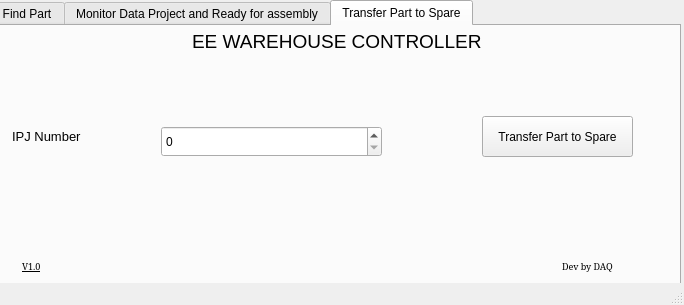
<?xml version="1.0" encoding="UTF-8"?>
<ui version="4.0">
 <class>Engineer_Output</class>
 <widget class="QMainWindow" name="Engineer_Output">
  <property name="geometry">
   <rect>
    <x>0</x>
    <y>0</y>
    <width>684</width>
    <height>305</height>
   </rect>
  </property>
  <property name="windowTitle">
   <string>Engineer_Output</string>
  </property>
  <widget class="QWidget" name="centralwidget">
   <widget class="QTabWidget" name="tabWidget">
    <property name="geometry">
     <rect>
      <x>-10</x>
      <y>0</y>
      <width>691</width>
      <height>301</height>
     </rect>
    </property>
    <property name="currentIndex">
     <number>2</number>
    </property>
    <widget class="QWidget" name="FindPart">
     <attribute name="title">
      <string>Find Part</string>
     </attribute>
     <widget class="QLabel" name="Module_BH_output">
      <property name="geometry">
       <rect>
        <x>20</x>
        <y>70</y>
        <width>71</width>
        <height>41</height>
       </rect>
      </property>
      <property name="font">
       <font>
        <pointsize>10</pointsize>
       </font>
      </property>
      <property name="text">
       <string>Module</string>
      </property>
     </widget>
     <widget class="QLabel" name="label">
      <property name="geometry">
       <rect>
        <x>200</x>
        <y>0</y>
        <width>321</width>
        <height>31</height>
       </rect>
      </property>
      <property name="font">
       <font>
        <pointsize>14</pointsize>
       </font>
      </property>
      <property name="text">
       <string>EE WAREHOUSE CONTROLLER</string>
      </property>
     </widget>
     <widget class="QSpinBox" name="IPJ_Note_Output">
      <property name="geometry">
       <rect>
        <x>120</x>
        <y>180</y>
        <width>221</width>
        <height>31</height>
       </rect>
      </property>
      <property name="maximum">
       <number>999999999</number>
      </property>
      <property name="value">
       <number>0</number>
      </property>
     </widget>
     <widget class="QSpinBox" name="Quantity_SpinBox_Output">
      <property name="geometry">
       <rect>
        <x>120</x>
        <y>130</y>
        <width>221</width>
        <height>31</height>
       </rect>
      </property>
     </widget>
     <widget class="QPushButton" name="Enter_page3_findproduct">
      <property name="geometry">
       <rect>
        <x>440</x>
        <y>90</y>
        <width>131</width>
        <height>41</height>
       </rect>
      </property>
      <property name="text">
       <string>Find Product</string>
      </property>
     </widget>
     <widget class="QTextEdit" name="Module_TextEdit_Output">
      <property name="geometry">
       <rect>
        <x>120</x>
        <y>80</y>
        <width>221</width>
        <height>31</height>
       </rect>
      </property>
     </widget>
     <widget class="QLabel" name="Quantity_BH_output">
      <property name="geometry">
       <rect>
        <x>20</x>
        <y>120</y>
        <width>71</width>
        <height>41</height>
       </rect>
      </property>
      <property name="font">
       <font>
        <pointsize>10</pointsize>
       </font>
      </property>
      <property name="text">
       <string>Quantity</string>
      </property>
     </widget>
     <widget class="QLabel" name="Project_IPJ_Output">
      <property name="geometry">
       <rect>
        <x>20</x>
        <y>170</y>
        <width>81</width>
        <height>41</height>
       </rect>
      </property>
      <property name="font">
       <font>
        <pointsize>10</pointsize>
       </font>
      </property>
      <property name="text">
       <string>Project IPJ</string>
      </property>
     </widget>
     <widget class="QLabel" name="Question_Label">
      <property name="geometry">
       <rect>
        <x>20</x>
        <y>30</y>
        <width>161</width>
        <height>41</height>
       </rect>
      </property>
      <property name="font">
       <font>
        <pointsize>10</pointsize>
       </font>
      </property>
      <property name="text">
       <string>What do you want to find ?</string>
      </property>
     </widget>
     <widget class="QPushButton" name="Enter_page3_findproduct_spare">
      <property name="geometry">
       <rect>
        <x>440</x>
        <y>170</y>
        <width>131</width>
        <height>41</height>
       </rect>
      </property>
      <property name="text">
       <string>Find Product Spare</string>
      </property>
     </widget>
     <widget class="QPushButton" name="Back_Button_3">
      <property name="geometry">
       <rect>
        <x>20</x>
        <y>0</y>
        <width>101</width>
        <height>31</height>
       </rect>
      </property>
      <property name="text">
       <string>BACK</string>
      </property>
     </widget>
     <widget class="QLabel" name="label_11">
      <property name="geometry">
       <rect>
        <x>30</x>
        <y>220</y>
        <width>47</width>
        <height>41</height>
       </rect>
      </property>
      <property name="font">
       <font>
        <family>SimSun</family>
        <pointsize>7</pointsize>
        <underline>true</underline>
       </font>
      </property>
      <property name="text">
       <string>V1.0</string>
      </property>
     </widget>
     <widget class="QLabel" name="label_12">
      <property name="geometry">
       <rect>
        <x>570</x>
        <y>230</y>
        <width>81</width>
        <height>20</height>
       </rect>
      </property>
      <property name="font">
       <font>
        <family>SimSun</family>
        <pointsize>7</pointsize>
       </font>
      </property>
      <property name="text">
       <string>Dev by DAQ</string>
      </property>
     </widget>
    </widget>
    <widget class="QWidget" name="MonitorDataProject">
     <attribute name="title">
      <string>Monitor Data Project and Ready for assembly</string>
     </attribute>
     <widget class="QLabel" name="label_2">
      <property name="geometry">
       <rect>
        <x>200</x>
        <y>0</y>
        <width>321</width>
        <height>31</height>
       </rect>
      </property>
      <property name="font">
       <font>
        <pointsize>14</pointsize>
       </font>
      </property>
      <property name="text">
       <string>EE WAREHOUSE CONTROLLER</string>
      </property>
     </widget>
     <widget class="QLabel" name="Project_IPJ_Monitor">
      <property name="geometry">
       <rect>
        <x>20</x>
        <y>70</y>
        <width>111</width>
        <height>41</height>
       </rect>
      </property>
      <property name="font">
       <font>
        <pointsize>10</pointsize>
       </font>
      </property>
      <property name="text">
       <string>IPJ Number</string>
      </property>
     </widget>
     <widget class="QSpinBox" name="IPJ_Note_Monitor">
      <property name="geometry">
       <rect>
        <x>180</x>
        <y>80</y>
        <width>221</width>
        <height>31</height>
       </rect>
      </property>
      <property name="maximum">
       <number>999999999</number>
      </property>
     </widget>
     <widget class="QPushButton" name="Enter_page3_monitordata">
      <property name="geometry">
       <rect>
        <x>450</x>
        <y>70</y>
        <width>131</width>
        <height>41</height>
       </rect>
      </property>
      <property name="text">
       <string>Export Data</string>
      </property>
     </widget>
     <widget class="QPushButton" name="Enter_page3_get_all_part">
      <property name="geometry">
       <rect>
        <x>210</x>
        <y>180</y>
        <width>271</width>
        <height>61</height>
       </rect>
      </property>
      <property name="font">
       <font>
        <pointsize>10</pointsize>
        <weight>75</weight>
        <bold>true</bold>
       </font>
      </property>
      <property name="text">
       <string>Get All Parts to assemble</string>
      </property>
     </widget>
     <widget class="QLabel" name="label_13">
      <property name="geometry">
       <rect>
        <x>570</x>
        <y>230</y>
        <width>81</width>
        <height>20</height>
       </rect>
      </property>
      <property name="font">
       <font>
        <family>SimSun</family>
        <pointsize>7</pointsize>
       </font>
      </property>
      <property name="text">
       <string>Dev by DAQ</string>
      </property>
     </widget>
     <widget class="QLabel" name="label_14">
      <property name="geometry">
       <rect>
        <x>30</x>
        <y>220</y>
        <width>47</width>
        <height>41</height>
       </rect>
      </property>
      <property name="font">
       <font>
        <family>SimSun</family>
        <pointsize>7</pointsize>
        <underline>true</underline>
       </font>
      </property>
      <property name="text">
       <string>V1.0</string>
      </property>
     </widget>
    </widget>
    <widget class="QWidget" name="TransferParttoSpare">
     <attribute name="title">
      <string>Transfer Part to Spare</string>
     </attribute>
     <widget class="QLabel" name="label_4">
      <property name="geometry">
       <rect>
        <x>200</x>
        <y>0</y>
        <width>321</width>
        <height>31</height>
       </rect>
      </property>
      <property name="font">
       <font>
        <pointsize>14</pointsize>
       </font>
      </property>
      <property name="text">
       <string>EE WAREHOUSE CONTROLLER</string>
      </property>
     </widget>
     <widget class="QLabel" name="IPJ_Transfer">
      <property name="geometry">
       <rect>
        <x>20</x>
        <y>90</y>
        <width>101</width>
        <height>41</height>
       </rect>
      </property>
      <property name="font">
       <font>
        <pointsize>10</pointsize>
       </font>
      </property>
      <property name="text">
       <string>IPJ Number</string>
      </property>
     </widget>
     <widget class="QSpinBox" name="IPJ_Transfer_input">
      <property name="geometry">
       <rect>
        <x>169</x>
        <y>100</y>
        <width>221</width>
        <height>31</height>
       </rect>
      </property>
      <property name="maximum">
       <number>999999999</number>
      </property>
     </widget>
     <widget class="QPushButton" name="Enter_page3_transferpart">
      <property name="geometry">
       <rect>
        <x>490</x>
        <y>90</y>
        <width>151</width>
        <height>41</height>
       </rect>
      </property>
      <property name="text">
       <string>Transfer Part to Spare</string>
      </property>
     </widget>
     <widget class="QLabel" name="label_15">
      <property name="geometry">
       <rect>
        <x>30</x>
        <y>220</y>
        <width>47</width>
        <height>41</height>
       </rect>
      </property>
      <property name="font">
       <font>
        <family>SimSun</family>
        <pointsize>7</pointsize>
        <underline>true</underline>
       </font>
      </property>
      <property name="text">
       <string>V1.0</string>
      </property>
     </widget>
     <widget class="QLabel" name="label_16">
      <property name="geometry">
       <rect>
        <x>570</x>
        <y>230</y>
        <width>81</width>
        <height>20</height>
       </rect>
      </property>
      <property name="font">
       <font>
        <family>SimSun</family>
        <pointsize>7</pointsize>
       </font>
      </property>
      <property name="text">
       <string>Dev by DAQ</string>
      </property>
     </widget>
    </widget>
   </widget>
  </widget>
  <widget class="QStatusBar" name="statusbar"/>
 </widget>
 <resources/>
 <connections/>
</ui>
